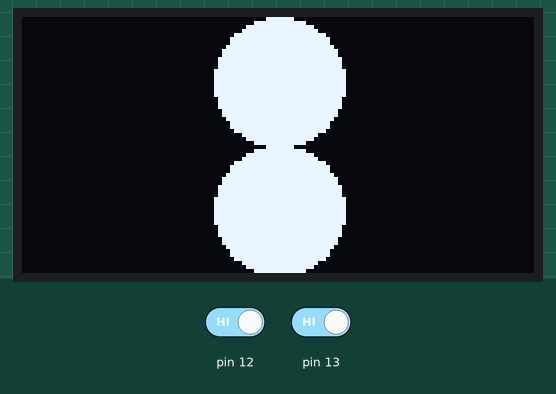
Simulated run of this sketch. Board: Arduino Uno, built with avr-gcc and run on an emulated ATmega328P. Parts: 128×64 one-colour display. Inputs (shaded band) come from the test bench; at power-on: pin 12 HIGH, pin 13 HIGH.

Above: at 0.06 s.
1.3 s: pin 12 driven LOW
At 2.2 s:
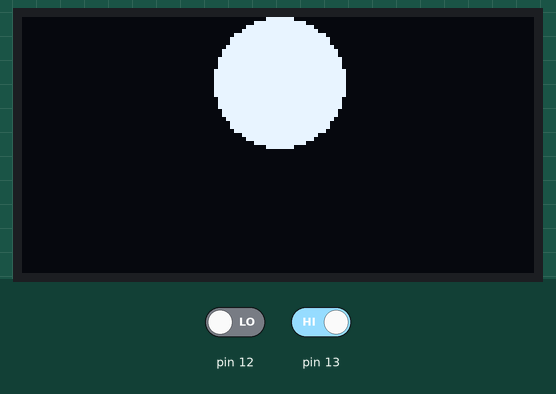
2.8 s: pin 13 driven LOW
At 3.3 s:
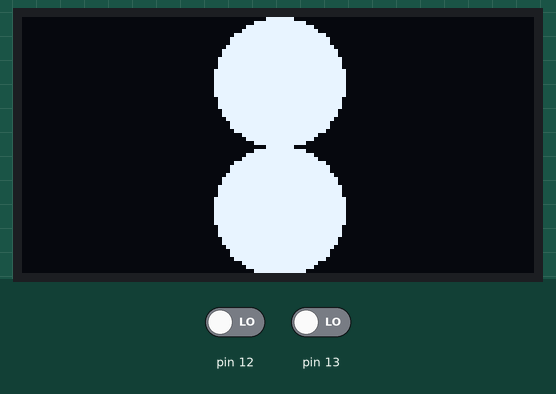
4.3 s: pin 12 driven HIGH
At 4.8 s:
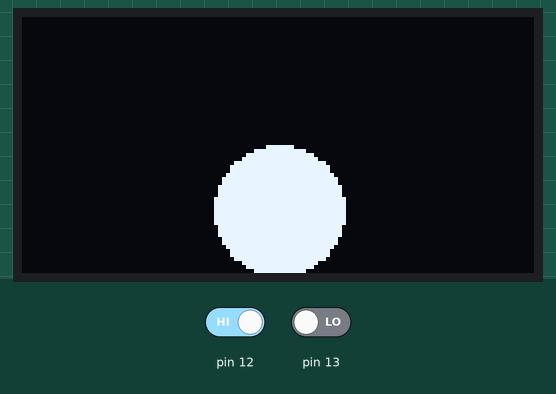
5.9 s: pin 13 driven HIGH
At 6.9 s:
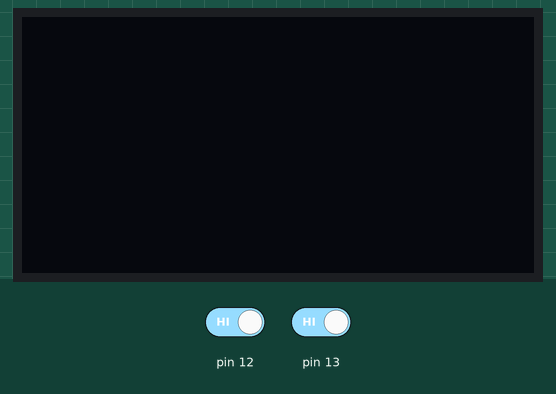
Timing chart, 0 to 8.4 s (numbered marks = the images above; inputs shaded):
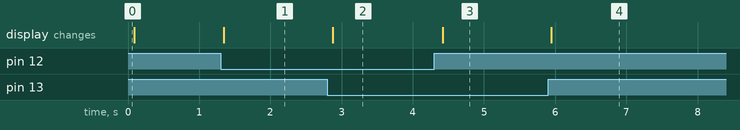

The sketch:

LEDLED2.ino
```cpp
#include <SPI.h>
#include <Wire.h>
#include <Adafruit_GFX.h>
#include <Adafruit_SSD1306.h>


#define SCREEN_WIDTH 128 // OLED display width, in pixels
#define SCREEN_HEIGHT 64 // OLED display height, in pixels
#define OLED_RESET -1

#define BTN_1 = 12;
#define BTN_2 = 13;

Adafruit_SSD1306 display(SCREEN_WIDTH, SCREEN_HEIGHT, &Wire, OLED_RESET);

void setup() {
  // put your setup code here, to run once:
  Serial.begin(9600);
  pinMode(12, INPUT);
  pinMode(13, INPUT);

  display.begin(SSD1306_SWITCHCAPVCC, 0x3c);
  display.clearDisplay();


  display.setTextSize(1);
  display.setTextColor(WHITE);
  display.setCursor(0,3);

  display.fillCircle(SCREEN_WIDTH/2, SCREEN_HEIGHT/4, SCREEN_WIDTH/8, 1);
  display.fillCircle(SCREEN_WIDTH/2, 3*SCREEN_HEIGHT/4, SCREEN_WIDTH/8, 1);
  display.display();
}

void loop() {

  display.clearDisplay();

  if(!digitalRead(12)) {
    display.fillCircle(SCREEN_WIDTH/2, SCREEN_HEIGHT/4, SCREEN_WIDTH/8, 1);
  }

  if(!digitalRead(13)) {
    display.fillCircle(SCREEN_WIDTH/2, 3*SCREEN_HEIGHT/4, SCREEN_WIDTH/8, 1);
  }

  display.display();

  delay(100);
}
```

Measured:
- after the input at 1.3 s, the display: changes after 0.05 s (image 1)
- after the input at 2.8 s, the display: changes after 0.08 s (image 2)
- after the input at 4.3 s, the display: changes after 0.12 s (image 3)
- after the input at 5.9 s, the display: changes after 0.05 s (image 4)
